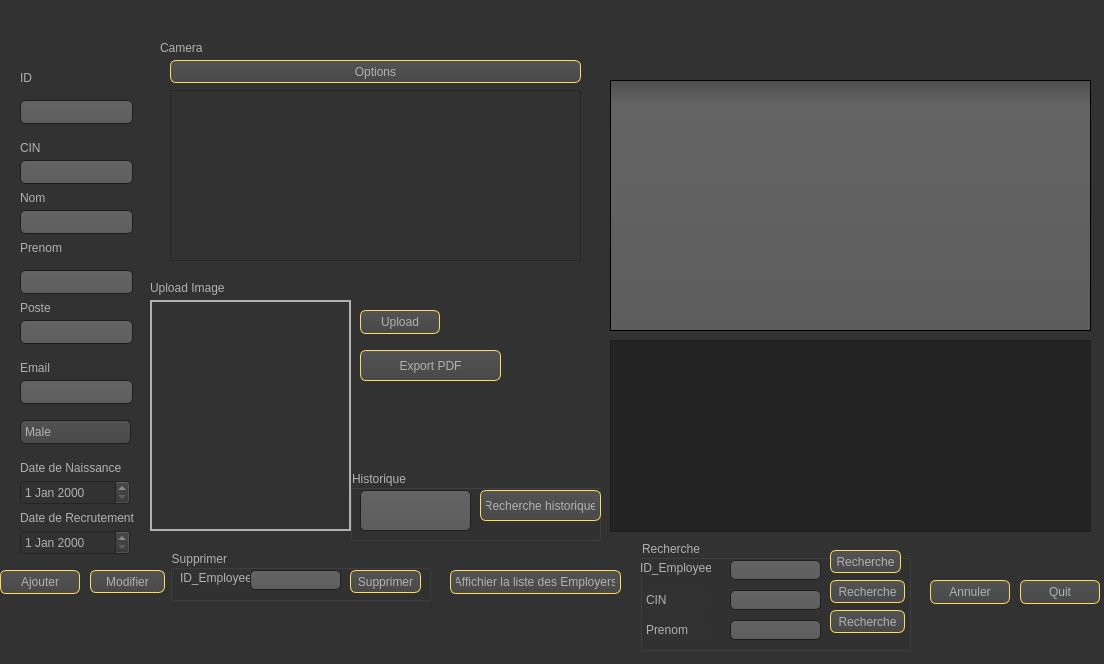
<?xml version="1.0" encoding="UTF-8"?>
<ui version="4.0">
 <class>MainWindow</class>
 <widget class="QMainWindow" name="MainWindow">
  <property name="geometry">
   <rect>
    <x>0</x>
    <y>0</y>
    <width>1104</width>
    <height>664</height>
   </rect>
  </property>
  <property name="windowTitle">
   <string>MainWindow</string>
  </property>
  <property name="styleSheet">
   <string notr="true">QToolTip
{
     border: 1px solid black;
     background-color: #ffa02f;
     padding: 1px;
     border-radius: 3px;
     opacity: 100;
}

QWidget
{
    color: #b1b1b1;
    background-color: #323232;
}

QWidget:item:hover
{
    background-color: QLinearGradient( x1: 0, y1: 0, x2: 0, y2: 1, stop: 0 #ffa02f, stop: 1 #ca0619);
    color: #ffde59;
}

QWidget:item:selected
{
    background-color: QLinearGradient( x1: 0, y1: 0, x2: 0, y2: 1, stop: 0 #ffde59, stop: 1 #ffde59);
}

QMenuBar::item
{
    background: transparent;
}

QMenuBar::item:selected
{
    background: transparent;
    border: 1px solid #ffaa00;
}

QMenuBar::item:pressed
{
    background: #ffde59;
    border: 1px solid #000;
    background-color: QLinearGradient(
        x1:0, y1:0,
        x2:0, y2:1,
        stop:1 #212121,
        stop:0.4 #343434/*,
        stop:0.2 #343434,
        stop:0.1 #ffaa00*/
    );
    margin-bottom:-1px;
    padding-bottom:1px;
}

QMenu
{
    border: 1px solid #000;
}

QMenu::item
{
    padding: 2px 20px 2px 20px;
}

QMenu::item:selected
{
    color: #000000;
}

QWidget:disabled
{
    color: #404040;
    background-color: #323232;
}

QAbstractItemView
{
    background-color: QLinearGradient( x1: 0, y1: 0, x2: 0, y2: 1, stop: 0 #4d4d4d, stop: 0.1 #646464, stop: 1 #5d5d5d);
}

QWidget:focus
{
    /*border: 2px solid QLinearGradient( x1: 0, y1: 0, x2: 0, y2: 1, stop: 0 #ffa02f, stop: 1 #d7801a);*/
}

QLineEdit
{
    background-color: QLinearGradient( x1: 0, y1: 0, x2: 0, y2: 1, stop: 0 #4d4d4d, stop: 0 #646464, stop: 1 #5d5d5d);
    padding: 1px;
    border-style: solid;
    border: 1px solid #1e1e1e;
    border-radius: 5;
}

QPushButton
{
    color: #b1b1b1;
    background-color: QLinearGradient( x1: 0, y1: 0, x2: 0, y2: 1, stop: 0 #565656, stop: 0.1 #525252, stop: 0.5 #4e4e4e, stop: 0.9 #4a4a4a, stop: 1 #464646);
    border-width: 1px;
    border-color: #ffde59;
    border-style: solid;
    border-radius: 6;
    padding: 3px;
    font-size: 12px;
    padding-left: 5px;
    padding-right: 5px;
}

QPushButton:pressed
{
    background-color: QLinearGradient( x1: 0, y1: 0, x2: 0, y2: 1, stop: 0 #2d2d2d, stop: 0.1 #2b2b2b, stop: 0.5 #292929, stop: 0.9 #282828, stop: 1 #252525);
}

QComboBox
{
    selection-background-color: #ffaa00;
    background-color: QLinearGradient( x1: 0, y1: 0, x2: 0, y2: 1, stop: 0 #565656, stop: 0.1 #525252, stop: 0.5 #4e4e4e, stop: 0.9 #4a4a4a, stop: 1 #464646);
    border-style: solid;
    border: 1px solid #1e1e1e;
    border-radius: 5;
}

QComboBox:hover,QPushButton:hover
{
    border: 2px solid QLinearGradient( x1: 0, y1: 0, x2: 0, y2: 1, stop: 0 #ffa02f, stop: 1 #d7801a);
}


QComboBox:on
{
    padding-top: 3px;
    padding-left: 4px;
    background-color: QLinearGradient( x1: 0, y1: 0, x2: 0, y2: 1, stop: 0 #2d2d2d, stop: 0.1 #2b2b2b, stop: 0.5 #292929, stop: 0.9 #282828, stop: 1 #252525);
    selection-background-color: #ffaa00;
}

QComboBox QAbstractItemView
{
    border: 2px solid darkgray;
    selection-background-color: QLinearGradient( x1: 0, y1: 0, x2: 0, y2: 1, stop: 0 #ffa02f, stop: 1 #d7801a);
}

QComboBox::drop-down
{
     subcontrol-origin: padding;
     subcontrol-position: top right;
     width: 15px;

     border-left-width: 0px;
     border-left-color: darkgray;
     border-left-style: solid; /* just a single line */
     border-top-right-radius: 3px; /* same radius as the QComboBox */
     border-bottom-right-radius: 3px;
 }

QComboBox::down-arrow
{
     image: url(:/down_arrow.png);
}

QGroupBox:focus
{
border: 2px solid QLinearGradient( x1: 0, y1: 0, x2: 0, y2: 1, stop: 0 #ffa02f, stop: 1 #d7801a);
}

QTextEdit:focus
{
    border: 2px solid QLinearGradient( x1: 0, y1: 0, x2: 0, y2: 1, stop: 0 #ffa02f, stop: 1 #d7801a);
}

QScrollBar:horizontal {
     border: 1px solid #222222;
     background: QLinearGradient( x1: 0, y1: 0, x2: 0, y2: 1, stop: 0.0 #ffde59, stop: 0.2 #ffde59, stop: 1 #ffde59);
     height: 7px;
     margin: 0px 16px 0 16px;
}

QScrollBar::handle:horizontal
{
      background: QLinearGradient( x1: 0, y1: 0, x2: 1, y2: 0, stop: 0 #ffde59, stop: 0.5 #ffde59, stop: 1 #ffde59);
      min-height: 20px;
      border-radius: 2px;
}

QScrollBar::add-line:horizontal {
      border: 1px solid #1b1b19;
      border-radius: 2px;
      background: QLinearGradient( x1: 0, y1: 0, x2: 1, y2: 0, stop: 0 #ffde59, stop: 1 #ffde59);
      width: 14px;
      subcontrol-position: right;
      subcontrol-origin: margin;
}

QScrollBar::sub-line:horizontal {
      border: 1px solid #1b1b19;
      border-radius: 2px;
      background: QLinearGradient( x1: 0, y1: 0, x2: 1, y2: 0, stop: 0 #ffa02f, stop: 1 #d7801a);
      width: 14px;
     subcontrol-position: left;
     subcontrol-origin: margin;
}

QScrollBar::right-arrow:horizontal, QScrollBar::left-arrow:horizontal
{
      border: 1px solid black;
      width: 1px;
      height: 1px;
      background: white;
}

QScrollBar::add-page:horizontal, QScrollBar::sub-page:horizontal
{
      background: none;
}

QScrollBar:vertical
{
      background: QLinearGradient( x1: 0, y1: 0, x2: 1, y2: 0, stop: 0.0 #ffde59, stop: 0.2 #282828, stop: 1 #484848);
      width: 7px;
      margin: 16px 0 16px 0;
      border: 1px solid #222222;
}

QScrollBar::handle:vertical
{
      background: QLinearGradient( x1: 0, y1: 0, x2: 0, y2: 1, stop: 0 #ffde59, stop: 0.5 #d7801a, stop: 1 #ffde59);
      min-height: 20px;
      border-radius: 2px;
}

QScrollBar::add-line:vertical
{
      border: 1px solid #1b1b19;
      border-radius: 2px;
      background: QLinearGradient( x1: 0, y1: 0, x2: 0, y2: 1, stop: 0 #ffde59, stop: 1 #ffde59);
      height: 14px;
      subcontrol-position: bottom;
      subcontrol-origin: margin;
}

QScrollBar::sub-line:vertical
{
      border: 1px solid #1b1b19;
      border-radius: 2px;
      background: QLinearGradient( x1: 0, y1: 0, x2: 0, y2: 1, stop: 0 #ffde59, stop: 1 #ffde59);
      height: 14px;
      subcontrol-position: top;
      subcontrol-origin: margin;
}

QScrollBar::up-arrow:vertical, QScrollBar::down-arrow:vertical
{
      border: 1px solid black;
      width: 1px;
      height: 1px;
      background: white;
}


QScrollBar::add-page:vertical, QScrollBar::sub-page:vertical
{
      background: none;
}

QTextEdit
{
    background-color: #242424;
}

QPlainTextEdit
{
    background-color: #242424;
}

QHeaderView::section
{
    background-color: QLinearGradient(x1:0, y1:0, x2:0, y2:1, stop:0 #616161, stop: 0.5 #505050, stop: 0.6 #434343, stop:1 #656565);
    color: white;
    padding-left: 4px;
    border: 1px solid #6c6c6c;
}

QCheckBox:disabled
{
color: #414141;
}

QDockWidget::title
{
    text-align: center;
    spacing: 3px; /* spacing between items in the tool bar */
    background-color: QLinearGradient(x1:0, y1:0, x2:0, y2:1, stop:0 #323232, stop: 0.5 #242424, stop:1 #323232);
}

QDockWidget::close-button, QDockWidget::float-button
{
    text-align: center;
    spacing: 1px; /* spacing between items in the tool bar */
    background-color: QLinearGradient(x1:0, y1:0, x2:0, y2:1, stop:0 #323232, stop: 0.5 #242424, stop:1 #323232);
}

QDockWidget::close-button:hover, QDockWidget::float-button:hover
{
    background: #242424;
}

QDockWidget::close-button:pressed, QDockWidget::float-button:pressed
{
    padding: 1px -1px -1px 1px;
}

QMainWindow::separator
{
    background-color: QLinearGradient(x1:0, y1:0, x2:0, y2:1, stop:0 #161616, stop: 0.5 #151515, stop: 0.6 #212121, stop:1 #343434);
    color: white;
    padding-left: 4px;
    border: 1px solid #4c4c4c;
    spacing: 3px; /* spacing between items in the tool bar */
}

QMainWindow::separator:hover
{

    background-color: QLinearGradient(x1:0, y1:0, x2:0, y2:1, stop:0 #d7801a, stop:0.5 #b56c17 stop:1 #ffa02f);
    color: white;
    padding-left: 4px;
    border: 1px solid #6c6c6c;
    spacing: 3px; /* spacing between items in the tool bar */
}

QToolBar::handle
{
     spacing: 3px; /* spacing between items in the tool bar */
     background: url(:/images/handle.png);
}

QMenu::separator
{
    height: 2px;
    background-color: QLinearGradient(x1:0, y1:0, x2:0, y2:1, stop:0 #161616, stop: 0.5 #151515, stop: 0.6 #212121, stop:1 #343434);
    color: white;
    padding-left: 4px;
    margin-left: 10px;
    margin-right: 5px;
}

QProgressBar
{
    border: 2px solid grey;
    border-radius: 5px;
    text-align: center;
}

QProgressBar::chunk
{
    background-color: #ffde59;
    width: 2.15px;
    margin: 0.5px;
}

QTabBar::tab {
    color: #ffde59;
    border: 1px solid #444;
    border-bottom-style: none;
    background-color: #323232;
    padding-left: 10px;
    padding-right: 10px;
    padding-top: 3px;
    padding-bottom: 2px;
    margin-right: -1px;
}

QTabWidget::pane {
    border: 1px solid #444;
    top: 1px;
}

QTabBar::tab:last
{
    margin-right: 0; /* the last selected tab has nothing to overlap with on the right */
    border-top-right-radius: 3px;
}

QTabBar::tab:first:!selected
{
 margin-left: 0px; /* the last selected tab has nothing to overlap with on the right */


    border-top-left-radius: 3px;
}

QTabBar::tab:!selected
{
    color: #ffffff;
    border-bottom-style: solid;
    margin-top: 3px;
    background-color: QLinearGradient(x1:0, y1:0, x2:0, y2:1, stop:1 #212121, stop:.4 #343434);
}

QTabBar::tab:selected
{
    border-top-left-radius: 3px;
    border-top-right-radius: 3px;
    margin-bottom: 0px;
}

QTabBar::tab:!selected:hover
{
    /*border-top: 2px solid #ffaa00;
    padding-bottom: 3px;*/
    border-top-left-radius: 3px;
    border-top-right-radius: 3px;
    background-color: QLinearGradient(x1:0, y1:0, x2:0, y2:1, stop:1 #212121, stop:0.4 #343434, stop:0.2 #343434, stop:0.1 #ffaa00);
}

QRadioButton::indicator:checked, QRadioButton::indicator:unchecked{
    color: #b1b1b1;
    background-color: #323232;
    border: 1px solid #b1b1b1;
    border-radius: 6px;
}

QRadioButton::indicator:checked
{
    background-color: qradialgradient(
        cx: 0.5, cy: 0.5,
        fx: 0.5, fy: 0.5,
        radius: 1.0,
        stop: 0.25 #ffaa00,
        stop: 0.3 #323232
    );
}

QCheckBox::indicator{
    color: #b1b1b1;
    background-color: #323232;
    border: 1px solid #b1b1b1;
    width: 9px;
    height: 9px;
}

QRadioButton::indicator
{
    border-radius: 6px;
}

QRadioButton::indicator:hover, QCheckBox::indicator:hover
{
    border: 1px solid #ffaa00;
}

QCheckBox::indicator:checked
{
    image:url(:/images/checkbox.png);
}

QCheckBox::indicator:disabled, QRadioButton::indicator:disabled
{
    border: 1px solid #444;}</string>
  </property>
  <widget class="QWidget" name="AddEmployee">
   <widget class="QLineEdit" name="ID2">
    <property name="geometry">
     <rect>
      <x>20</x>
      <y>100</y>
      <width>113</width>
      <height>24</height>
     </rect>
    </property>
   </widget>
   <widget class="QLabel" name="label">
    <property name="geometry">
     <rect>
      <x>20</x>
      <y>70</y>
      <width>49</width>
      <height>16</height>
     </rect>
    </property>
    <property name="text">
     <string>ID</string>
    </property>
   </widget>
   <widget class="QLabel" name="label_2">
    <property name="geometry">
     <rect>
      <x>20</x>
      <y>140</y>
      <width>49</width>
      <height>16</height>
     </rect>
    </property>
    <property name="text">
     <string>CIN</string>
    </property>
   </widget>
   <widget class="QLineEdit" name="CIN2">
    <property name="geometry">
     <rect>
      <x>20</x>
      <y>160</y>
      <width>113</width>
      <height>24</height>
     </rect>
    </property>
   </widget>
   <widget class="QLineEdit" name="Nom2">
    <property name="geometry">
     <rect>
      <x>20</x>
      <y>210</y>
      <width>113</width>
      <height>24</height>
     </rect>
    </property>
   </widget>
   <widget class="QLabel" name="label_3">
    <property name="geometry">
     <rect>
      <x>20</x>
      <y>190</y>
      <width>49</width>
      <height>16</height>
     </rect>
    </property>
    <property name="text">
     <string>Nom</string>
    </property>
   </widget>
   <widget class="QLabel" name="label_4">
    <property name="geometry">
     <rect>
      <x>20</x>
      <y>240</y>
      <width>49</width>
      <height>16</height>
     </rect>
    </property>
    <property name="text">
     <string>Prenom</string>
    </property>
   </widget>
   <widget class="QLineEdit" name="Prenom2">
    <property name="geometry">
     <rect>
      <x>20</x>
      <y>270</y>
      <width>113</width>
      <height>24</height>
     </rect>
    </property>
   </widget>
   <widget class="QLineEdit" name="Poste2">
    <property name="geometry">
     <rect>
      <x>20</x>
      <y>320</y>
      <width>113</width>
      <height>24</height>
     </rect>
    </property>
   </widget>
   <widget class="QLabel" name="label_5">
    <property name="geometry">
     <rect>
      <x>20</x>
      <y>300</y>
      <width>49</width>
      <height>16</height>
     </rect>
    </property>
    <property name="text">
     <string>Poste</string>
    </property>
   </widget>
   <widget class="QDateEdit" name="date1">
    <property name="geometry">
     <rect>
      <x>20</x>
      <y>480</y>
      <width>110</width>
      <height>25</height>
     </rect>
    </property>
   </widget>
   <widget class="QLabel" name="label_7">
    <property name="geometry">
     <rect>
      <x>20</x>
      <y>460</y>
      <width>101</width>
      <height>16</height>
     </rect>
    </property>
    <property name="text">
     <string>Date de Naissance</string>
    </property>
   </widget>
   <widget class="QLabel" name="label_8">
    <property name="geometry">
     <rect>
      <x>20</x>
      <y>510</y>
      <width>121</width>
      <height>16</height>
     </rect>
    </property>
    <property name="text">
     <string>Date de Recrutement</string>
    </property>
   </widget>
   <widget class="QDateEdit" name="date2">
    <property name="geometry">
     <rect>
      <x>20</x>
      <y>530</y>
      <width>110</width>
      <height>25</height>
     </rect>
    </property>
   </widget>
   <widget class="QLabel" name="label_9">
    <property name="geometry">
     <rect>
      <x>150</x>
      <y>280</y>
      <width>121</width>
      <height>16</height>
     </rect>
    </property>
    <property name="text">
     <string>Upload Image</string>
    </property>
   </widget>
   <widget class="QPushButton" name="pushButton">
    <property name="geometry">
     <rect>
      <x>360</x>
      <y>310</y>
      <width>80</width>
      <height>24</height>
     </rect>
    </property>
    <property name="text">
     <string>Upload</string>
    </property>
   </widget>
   <widget class="QPushButton" name="pushButton_2">
    <property name="geometry">
     <rect>
      <x>0</x>
      <y>570</y>
      <width>80</width>
      <height>24</height>
     </rect>
    </property>
    <property name="text">
     <string>Ajouter</string>
    </property>
   </widget>
   <widget class="QPushButton" name="pushButton_3">
    <property name="geometry">
     <rect>
      <x>930</x>
      <y>580</y>
      <width>80</width>
      <height>24</height>
     </rect>
    </property>
    <property name="text">
     <string>Annuler</string>
    </property>
   </widget>
   <widget class="QPushButton" name="pushButton_4">
    <property name="geometry">
     <rect>
      <x>450</x>
      <y>570</y>
      <width>171</width>
      <height>24</height>
     </rect>
    </property>
    <property name="text">
     <string>Affichier la liste des Employers</string>
    </property>
   </widget>
   <widget class="QPushButton" name="pushButton_5">
    <property name="geometry">
     <rect>
      <x>1020</x>
      <y>580</y>
      <width>80</width>
      <height>24</height>
     </rect>
    </property>
    <property name="text">
     <string>Quit</string>
    </property>
   </widget>
   <widget class="QLabel" name="label_10">
    <property name="geometry">
     <rect>
      <x>20</x>
      <y>360</y>
      <width>49</width>
      <height>16</height>
     </rect>
    </property>
    <property name="text">
     <string>Email</string>
    </property>
   </widget>
   <widget class="QLineEdit" name="Email2">
    <property name="geometry">
     <rect>
      <x>20</x>
      <y>380</y>
      <width>113</width>
      <height>24</height>
     </rect>
    </property>
   </widget>
   <widget class="QLabel" name="Image">
    <property name="geometry">
     <rect>
      <x>150</x>
      <y>300</y>
      <width>201</width>
      <height>231</height>
     </rect>
    </property>
    <property name="frameShape">
     <enum>QFrame::WinPanel</enum>
    </property>
    <property name="text">
     <string/>
    </property>
   </widget>
   <widget class="QComboBox" name="Sexe2">
    <property name="geometry">
     <rect>
      <x>20</x>
      <y>420</y>
      <width>111</width>
      <height>24</height>
     </rect>
    </property>
    <item>
     <property name="text">
      <string>Male</string>
     </property>
    </item>
    <item>
     <property name="text">
      <string>Female</string>
     </property>
    </item>
    <item>
     <property name="text">
      <string>Other..</string>
     </property>
    </item>
   </widget>
   <widget class="QTableView" name="tab_Employee">
    <property name="geometry">
     <rect>
      <x>610</x>
      <y>80</y>
      <width>481</width>
      <height>251</height>
     </rect>
    </property>
   </widget>
   <widget class="QGroupBox" name="groupBox">
    <property name="geometry">
     <rect>
      <x>170</x>
      <y>550</y>
      <width>261</width>
      <height>51</height>
     </rect>
    </property>
    <property name="title">
     <string>Supprimer </string>
    </property>
    <widget class="QLabel" name="label_6">
     <property name="geometry">
      <rect>
       <x>10</x>
       <y>20</y>
       <width>71</width>
       <height>16</height>
      </rect>
     </property>
     <property name="text">
      <string>ID_Employee</string>
     </property>
    </widget>
    <widget class="QPushButton" name="pb_supp">
     <property name="geometry">
      <rect>
       <x>180</x>
       <y>20</y>
       <width>71</width>
       <height>23</height>
      </rect>
     </property>
     <property name="text">
      <string>Supprimer</string>
     </property>
    </widget>
    <widget class="QLineEdit" name="le_supp">
     <property name="geometry">
      <rect>
       <x>80</x>
       <y>20</y>
       <width>91</width>
       <height>20</height>
      </rect>
     </property>
    </widget>
   </widget>
   <widget class="QPushButton" name="pb_modifier">
    <property name="geometry">
     <rect>
      <x>90</x>
      <y>570</y>
      <width>75</width>
      <height>23</height>
     </rect>
    </property>
    <property name="text">
     <string>Modifier</string>
    </property>
   </widget>
   <widget class="QGroupBox" name="groupBox_2">
    <property name="geometry">
     <rect>
      <x>640</x>
      <y>540</y>
      <width>271</width>
      <height>111</height>
     </rect>
    </property>
    <property name="title">
     <string>Recherche</string>
    </property>
    <widget class="QLabel" name="label_11">
     <property name="geometry">
      <rect>
       <x>0</x>
       <y>20</y>
       <width>71</width>
       <height>16</height>
      </rect>
     </property>
     <property name="text">
      <string>ID_Employee</string>
     </property>
    </widget>
    <widget class="QLineEdit" name="id">
     <property name="geometry">
      <rect>
       <x>90</x>
       <y>20</y>
       <width>91</width>
       <height>20</height>
      </rect>
     </property>
    </widget>
    <widget class="QPushButton" name="Recherche_employee">
     <property name="geometry">
      <rect>
       <x>190</x>
       <y>10</y>
       <width>71</width>
       <height>23</height>
      </rect>
     </property>
     <property name="text">
      <string>Recherche</string>
     </property>
    </widget>
    <widget class="QLabel" name="label_13">
     <property name="geometry">
      <rect>
       <x>6</x>
       <y>50</y>
       <width>61</width>
       <height>20</height>
      </rect>
     </property>
     <property name="text">
      <string>CIN</string>
     </property>
    </widget>
    <widget class="QLabel" name="label_14">
     <property name="geometry">
      <rect>
       <x>6</x>
       <y>80</y>
       <width>61</width>
       <height>20</height>
      </rect>
     </property>
     <property name="text">
      <string>Prenom</string>
     </property>
    </widget>
    <widget class="QLineEdit" name="cin">
     <property name="geometry">
      <rect>
       <x>90</x>
       <y>50</y>
       <width>91</width>
       <height>20</height>
      </rect>
     </property>
    </widget>
    <widget class="QLineEdit" name="prenom">
     <property name="geometry">
      <rect>
       <x>90</x>
       <y>80</y>
       <width>91</width>
       <height>20</height>
      </rect>
     </property>
    </widget>
    <widget class="QPushButton" name="recherche_CIN">
     <property name="geometry">
      <rect>
       <x>190</x>
       <y>40</y>
       <width>75</width>
       <height>23</height>
      </rect>
     </property>
     <property name="text">
      <string>Recherche</string>
     </property>
    </widget>
    <widget class="QPushButton" name="recherche_prenom">
     <property name="geometry">
      <rect>
       <x>190</x>
       <y>70</y>
       <width>75</width>
       <height>23</height>
      </rect>
     </property>
     <property name="text">
      <string>Recherche</string>
     </property>
    </widget>
   </widget>
   <widget class="QPushButton" name="PDF">
    <property name="geometry">
     <rect>
      <x>360</x>
      <y>350</y>
      <width>141</width>
      <height>31</height>
     </rect>
    </property>
    <property name="text">
     <string>Export PDF</string>
    </property>
   </widget>
   <widget class="QTextBrowser" name="texthistor">
    <property name="geometry">
     <rect>
      <x>610</x>
      <y>340</y>
      <width>481</width>
      <height>192</height>
     </rect>
    </property>
   </widget>
   <widget class="QGroupBox" name="groupBox_3">
    <property name="geometry">
     <rect>
      <x>350</x>
      <y>470</y>
      <width>251</width>
      <height>71</height>
     </rect>
    </property>
    <property name="title">
     <string>Historique</string>
    </property>
    <widget class="QPushButton" name="pushButtonHisto">
     <property name="geometry">
      <rect>
       <x>130</x>
       <y>20</y>
       <width>121</width>
       <height>31</height>
      </rect>
     </property>
     <property name="text">
      <string>Recherche historique</string>
     </property>
    </widget>
    <widget class="QLineEdit" name="historique">
     <property name="geometry">
      <rect>
       <x>10</x>
       <y>20</y>
       <width>111</width>
       <height>41</height>
      </rect>
     </property>
    </widget>
   </widget>
   <widget class="QWidget" name="widget" native="true">
    <property name="geometry">
     <rect>
      <x>160</x>
      <y>60</y>
      <width>431</width>
      <height>211</height>
     </rect>
    </property>
    <widget class="QPushButton" name="optionPushButton">
     <property name="geometry">
      <rect>
       <x>10</x>
       <y>0</y>
       <width>411</width>
       <height>23</height>
      </rect>
     </property>
     <property name="text">
      <string>Options</string>
     </property>
    </widget>
    <widget class="QScrollArea" name="scrollArea">
     <property name="geometry">
      <rect>
       <x>10</x>
       <y>30</y>
       <width>411</width>
       <height>171</height>
      </rect>
     </property>
     <property name="widgetResizable">
      <bool>true</bool>
     </property>
     <widget class="QWidget" name="scrollAreaWidgetContents">
      <property name="geometry">
       <rect>
        <x>0</x>
        <y>0</y>
        <width>409</width>
        <height>169</height>
       </rect>
      </property>
     </widget>
    </widget>
   </widget>
   <widget class="QLabel" name="label_12">
    <property name="geometry">
     <rect>
      <x>160</x>
      <y>40</y>
      <width>81</width>
      <height>16</height>
     </rect>
    </property>
    <property name="text">
     <string>Camera</string>
    </property>
   </widget>
   <zorder>groupBox_3</zorder>
   <zorder>ID2</zorder>
   <zorder>label</zorder>
   <zorder>label_2</zorder>
   <zorder>CIN2</zorder>
   <zorder>Nom2</zorder>
   <zorder>label_3</zorder>
   <zorder>label_4</zorder>
   <zorder>Prenom2</zorder>
   <zorder>Poste2</zorder>
   <zorder>label_5</zorder>
   <zorder>date1</zorder>
   <zorder>label_7</zorder>
   <zorder>label_8</zorder>
   <zorder>date2</zorder>
   <zorder>label_9</zorder>
   <zorder>pushButton</zorder>
   <zorder>pushButton_2</zorder>
   <zorder>pushButton_3</zorder>
   <zorder>pushButton_4</zorder>
   <zorder>pushButton_5</zorder>
   <zorder>label_10</zorder>
   <zorder>Email2</zorder>
   <zorder>Image</zorder>
   <zorder>Sexe2</zorder>
   <zorder>tab_Employee</zorder>
   <zorder>groupBox</zorder>
   <zorder>pb_modifier</zorder>
   <zorder>groupBox_2</zorder>
   <zorder>PDF</zorder>
   <zorder>texthistor</zorder>
   <zorder>widget</zorder>
   <zorder>label_12</zorder>
  </widget>
 </widget>
 <resources/>
 <connections/>
</ui>
